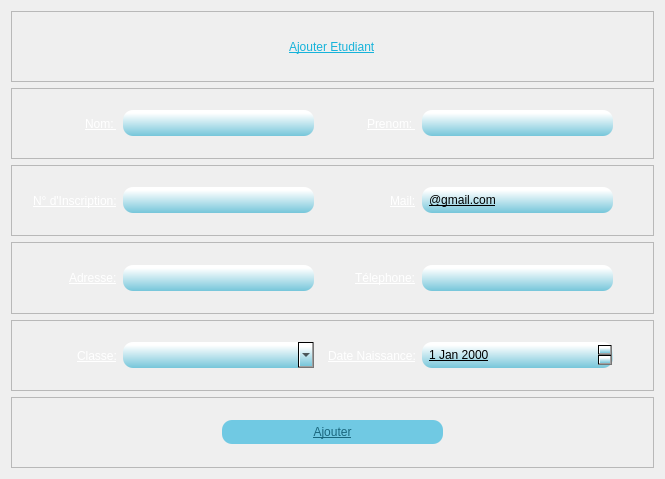
<?xml version="1.0" encoding="UTF-8"?>
<ui version="4.0">
 <class>Dialog</class>
 <widget class="QDialog" name="Dialog">
  <property name="geometry">
   <rect>
    <x>0</x>
    <y>0</y>
    <width>665</width>
    <height>479</height>
   </rect>
  </property>
  <property name="windowTitle">
   <string>Dialog</string>
  </property>
  <property name="styleSheet">
   <string notr="true">background-image: url(:/background/b.png);</string>
  </property>
  <layout class="QVBoxLayout" name="verticalLayout">
   <item>
    <widget class="QFrame" name="frame">
     <property name="frameShape">
      <enum>QFrame::StyledPanel</enum>
     </property>
     <property name="frameShadow">
      <enum>QFrame::Raised</enum>
     </property>
     <layout class="QVBoxLayout" name="verticalLayout_2">
      <item alignment="Qt::AlignHCenter">
       <widget class="QLabel" name="label">
        <property name="styleSheet">
         <string notr="true">font: 18pt &quot;Bauhaus 93&quot;;
text-decoration: underline;
color: qlineargradient(spread:pad, x1:1, y1:1, x2:1, y2:0.12, stop:0 rgba(22, 179, 218, 255), stop:1 rgba(255, 255, 255, 255));</string>
        </property>
        <property name="text">
         <string>Ajouter Etudiant</string>
        </property>
       </widget>
      </item>
     </layout>
    </widget>
   </item>
   <item>
    <widget class="QFrame" name="frame_4">
     <property name="frameShape">
      <enum>QFrame::StyledPanel</enum>
     </property>
     <property name="frameShadow">
      <enum>QFrame::Raised</enum>
     </property>
     <layout class="QHBoxLayout" name="horizontalLayout" stretch="1,2,1,2">
      <property name="leftMargin">
       <number>9</number>
      </property>
      <property name="rightMargin">
       <number>40</number>
      </property>
      <item alignment="Qt::AlignRight">
       <widget class="QLabel" name="label_2">
        <property name="styleSheet">
         <string notr="true">
font: 16pt &quot;Gloucester MT Extra Condensed&quot;;
color: rgb(255, 255, 255);
text-decoration: underline;</string>
        </property>
        <property name="text">
         <string>Nom: </string>
        </property>
       </widget>
      </item>
      <item>
       <widget class="QLineEdit" name="lineEdit">
        <property name="styleSheet">
         <string notr="true">font: bold 12px/25px Arial, sans-serif;  
border-radius: 10px;
color: rgb(0, 0, 0);

background-color: qlineargradient(spread:pad, x1:1, y1:1, x2:1, y2:0.12, stop:0 rgba(118, 198, 218, 255), stop:1 rgba(255, 255, 255, 255));

padding:5;
font: 11pt &quot;Malgun Gothic&quot;;
text-decoration: underline;</string>
        </property>
        <property name="maxLength">
         <number>10</number>
        </property>
       </widget>
      </item>
      <item alignment="Qt::AlignRight">
       <widget class="QLabel" name="label_3">
        <property name="styleSheet">
         <string notr="true">font: 16pt &quot;Gloucester MT Extra Condensed&quot;;
color: rgb(255, 255, 255);
text-decoration: underline;</string>
        </property>
        <property name="text">
         <string>Prenom: </string>
        </property>
       </widget>
      </item>
      <item>
       <widget class="QLineEdit" name="lineEdit_2">
        <property name="styleSheet">
         <string notr="true">font: bold 12px/25px Arial, sans-serif;  
border-radius: 10px;
color: rgb(0, 0, 0);

background-color: qlineargradient(spread:pad, x1:1, y1:1, x2:1, y2:0.12, stop:0 rgba(118, 198, 218, 255), stop:1 rgba(255, 255, 255, 255));

padding:5;
font: 11pt &quot;Malgun Gothic&quot;;
text-decoration: underline;</string>
        </property>
        <property name="maxLength">
         <number>10</number>
        </property>
       </widget>
      </item>
     </layout>
    </widget>
   </item>
   <item>
    <widget class="QFrame" name="frame_2">
     <property name="frameShape">
      <enum>QFrame::StyledPanel</enum>
     </property>
     <property name="frameShadow">
      <enum>QFrame::Raised</enum>
     </property>
     <layout class="QHBoxLayout" name="horizontalLayout_2" stretch="1,2,1,2">
      <property name="leftMargin">
       <number>9</number>
      </property>
      <property name="rightMargin">
       <number>40</number>
      </property>
      <item alignment="Qt::AlignRight">
       <widget class="QLabel" name="label_4">
        <property name="styleSheet">
         <string notr="true">font: 16pt &quot;Gloucester MT Extra Condensed&quot;;
color: rgb(255, 255, 255);
text-decoration: underline;</string>
        </property>
        <property name="text">
         <string>N° d'Inscription:</string>
        </property>
       </widget>
      </item>
      <item>
       <widget class="QLineEdit" name="lineEdit_3">
        <property name="styleSheet">
         <string notr="true">font: bold 12px/25px Arial, sans-serif;  
border-radius: 10px;
color: rgb(0, 0, 0);

background-color: qlineargradient(spread:pad, x1:1, y1:1, x2:1, y2:0.12, stop:0 rgba(118, 198, 218, 255), stop:1 rgba(255, 255, 255, 255));

padding:5;
font: 11pt &quot;Malgun Gothic&quot;;
text-decoration: underline;</string>
        </property>
        <property name="inputMask">
         <string/>
        </property>
        <property name="text">
         <string/>
        </property>
        <property name="maxLength">
         <number>8</number>
        </property>
        <property name="frame">
         <bool>true</bool>
        </property>
        <property name="cursorPosition">
         <number>0</number>
        </property>
        <property name="placeholderText">
         <string/>
        </property>
        <property name="clearButtonEnabled">
         <bool>true</bool>
        </property>
       </widget>
      </item>
      <item alignment="Qt::AlignRight">
       <widget class="QLabel" name="label_5">
        <property name="styleSheet">
         <string notr="true">font: 16pt &quot;Gloucester MT Extra Condensed&quot;;
color: rgb(255, 255, 255);
text-decoration: underline;</string>
        </property>
        <property name="text">
         <string>Mail:</string>
        </property>
       </widget>
      </item>
      <item>
       <widget class="QLineEdit" name="lineEdit_4">
        <property name="styleSheet">
         <string notr="true">font: bold 12px/25px Arial, sans-serif;  
border-radius: 10px;
color: rgb(0, 0, 0);

background-color: qlineargradient(spread:pad, x1:1, y1:1, x2:1, y2:0.12, stop:0 rgba(118, 198, 218, 255), stop:1 rgba(255, 255, 255, 255));

padding:5;
font: 11pt &quot;Malgun Gothic&quot;;
text-decoration: underline;</string>
        </property>
        <property name="text">
         <string>@gmail.com</string>
        </property>
        <property name="maxLength">
         <number>30</number>
        </property>
       </widget>
      </item>
     </layout>
    </widget>
   </item>
   <item>
    <widget class="QFrame" name="frame_5">
     <property name="frameShape">
      <enum>QFrame::StyledPanel</enum>
     </property>
     <property name="frameShadow">
      <enum>QFrame::Raised</enum>
     </property>
     <layout class="QHBoxLayout" name="horizontalLayout_3" stretch="1,2,1,2">
      <property name="leftMargin">
       <number>9</number>
      </property>
      <property name="rightMargin">
       <number>40</number>
      </property>
      <item alignment="Qt::AlignRight">
       <widget class="QLabel" name="label_6">
        <property name="styleSheet">
         <string notr="true">font: 16pt &quot;Gloucester MT Extra Condensed&quot;;
color: rgb(255, 255, 255);
text-decoration: underline;</string>
        </property>
        <property name="text">
         <string>Adresse:</string>
        </property>
       </widget>
      </item>
      <item>
       <widget class="QLineEdit" name="lineEdit_5">
        <property name="styleSheet">
         <string notr="true">font: bold 12px/25px Arial, sans-serif;  
border-radius: 10px;
color: rgb(0, 0, 0);

background-color: qlineargradient(spread:pad, x1:1, y1:1, x2:1, y2:0.12, stop:0 rgba(118, 198, 218, 255), stop:1 rgba(255, 255, 255, 255));

padding:5;
font: 11pt &quot;Malgun Gothic&quot;;
text-decoration: underline;</string>
        </property>
        <property name="maxLength">
         <number>20</number>
        </property>
       </widget>
      </item>
      <item alignment="Qt::AlignRight">
       <widget class="QLabel" name="label_7">
        <property name="styleSheet">
         <string notr="true">font: 16pt &quot;Gloucester MT Extra Condensed&quot;;
color: rgb(255, 255, 255);
text-decoration: underline;</string>
        </property>
        <property name="text">
         <string>Télephone:</string>
        </property>
       </widget>
      </item>
      <item>
       <widget class="QLineEdit" name="lineEdit_7">
        <property name="styleSheet">
         <string notr="true">font: bold 12px/25px Arial, sans-serif;  
border-radius: 10px;
color: rgb(0, 0, 0);

background-color: qlineargradient(spread:pad, x1:1, y1:1, x2:1, y2:0.12, stop:0 rgba(118, 198, 218, 255), stop:1 rgba(255, 255, 255, 255));

padding:5;
font: 11pt &quot;Malgun Gothic&quot;;
text-decoration: underline;</string>
        </property>
        <property name="inputMask">
         <string/>
        </property>
        <property name="maxLength">
         <number>8</number>
        </property>
       </widget>
      </item>
     </layout>
    </widget>
   </item>
   <item>
    <widget class="QFrame" name="frame_3">
     <property name="frameShape">
      <enum>QFrame::StyledPanel</enum>
     </property>
     <property name="frameShadow">
      <enum>QFrame::Raised</enum>
     </property>
     <layout class="QHBoxLayout" name="horizontalLayout_4" stretch="1,2,1,2">
      <property name="spacing">
       <number>6</number>
      </property>
      <property name="leftMargin">
       <number>9</number>
      </property>
      <property name="rightMargin">
       <number>40</number>
      </property>
      <property name="bottomMargin">
       <number>9</number>
      </property>
      <item alignment="Qt::AlignRight">
       <widget class="QLabel" name="label_10">
        <property name="styleSheet">
         <string notr="true">font: 16pt &quot;Gloucester MT Extra Condensed&quot;;
color: rgb(255, 255, 255);
text-decoration: underline;</string>
        </property>
        <property name="text">
         <string>Classe:</string>
        </property>
       </widget>
      </item>
      <item>
       <widget class="QComboBox" name="comboBox">
        <property name="styleSheet">
         <string notr="true">font: bold 12px/25px Arial, sans-serif;  
border-radius: 10px;
color: rgb(0, 0, 0);

background-color: qlineargradient(spread:pad, x1:1, y1:1, x2:1, y2:0.12, stop:0 rgba(118, 198, 218, 255), stop:1 rgba(255, 255, 255, 255));

padding:5;
font: 11pt &quot;Malgun Gothic&quot;;
text-decoration: underline;</string>
        </property>
        <item>
         <property name="text">
          <string/>
         </property>
        </item>
        <item>
         <property name="text">
          <string>CPI-1</string>
         </property>
        </item>
        <item>
         <property name="text">
          <string>CPI-2</string>
         </property>
        </item>
        <item>
         <property name="text">
          <string>ING-1-EL</string>
         </property>
        </item>
        <item>
         <property name="text">
          <string>ING-1-INFO</string>
         </property>
        </item>
        <item>
         <property name="text">
          <string>ING-2-EL</string>
         </property>
        </item>
        <item>
         <property name="text">
          <string>ING-3-EL</string>
         </property>
        </item>
        <item>
         <property name="text">
          <string>L1-EEA</string>
         </property>
        </item>
        <item>
         <property name="text">
          <string>L1-INFO</string>
         </property>
        </item>
        <item>
         <property name="text">
          <string>L1-MATH</string>
         </property>
        </item>
        <item>
         <property name="text">
          <string>L1-TIC</string>
         </property>
        </item>
        <item>
         <property name="text">
          <string>L2-INFO</string>
         </property>
        </item>
        <item>
         <property name="text">
          <string>L2-MATH</string>
         </property>
        </item>
        <item>
         <property name="text">
          <string>L2-TIC</string>
         </property>
        </item>
        <item>
         <property name="text">
          <string>L3-INFO</string>
         </property>
        </item>
        <item>
         <property name="text">
          <string>L3-MATH</string>
         </property>
        </item>
        <item>
         <property name="text">
          <string>L3-TIC</string>
         </property>
        </item>
        <item>
         <property name="text">
          <string>MP-1-GL</string>
         </property>
        </item>
        <item>
         <property name="text">
          <string>MP-1-III</string>
         </property>
        </item>
        <item>
         <property name="text">
          <string>MP-1-SD</string>
         </property>
        </item>
        <item>
         <property name="text">
          <string>MP-2-GL</string>
         </property>
        </item>
        <item>
         <property name="text">
          <string>MR-1-EL</string>
         </property>
        </item>
        <item>
         <property name="text">
          <string>MR-1-GL</string>
         </property>
        </item>
        <item>
         <property name="text">
          <string>MR-2-EL</string>
         </property>
        </item>
        <item>
         <property name="text">
          <string>MR-2-GL</string>
         </property>
        </item>
       </widget>
      </item>
      <item alignment="Qt::AlignRight">
       <widget class="QLabel" name="label_8">
        <property name="styleSheet">
         <string notr="true">font: 16pt &quot;Gloucester MT Extra Condensed&quot;;
color: rgb(255, 255, 255);
text-decoration: underline;</string>
        </property>
        <property name="text">
         <string>Date Naissance:</string>
        </property>
       </widget>
      </item>
      <item>
       <widget class="QDateEdit" name="dateEdit">
        <property name="styleSheet">
         <string notr="true">font: bold 12px/25px Arial, sans-serif;  
border-radius: 10px;
color: rgb(0, 0, 0);

background-color: qlineargradient(spread:pad, x1:1, y1:1, x2:1, y2:0.12, stop:0 rgba(118, 198, 218, 255), stop:1 rgba(255, 255, 255, 255));

padding:5;
font: 9pt &quot;Malgun Gothic&quot;;
text-decoration: underline;
</string>
        </property>
        <property name="showGroupSeparator" stdset="0">
         <bool>false</bool>
        </property>
        <property name="calendarPopup">
         <bool>false</bool>
        </property>
        <property name="currentSectionIndex">
         <number>0</number>
        </property>
       </widget>
      </item>
     </layout>
    </widget>
   </item>
   <item>
    <widget class="QFrame" name="frame_6">
     <property name="frameShape">
      <enum>QFrame::StyledPanel</enum>
     </property>
     <property name="frameShadow">
      <enum>QFrame::Raised</enum>
     </property>
     <layout class="QHBoxLayout" name="horizontalLayout_6">
      <property name="leftMargin">
       <number>200</number>
      </property>
      <property name="rightMargin">
       <number>200</number>
      </property>
      <item>
       <widget class="QPushButton" name="pushButton">
        <property name="cursor">
         <cursorShape>PointingHandCursor</cursorShape>
        </property>
        <property name="styleSheet">
         <string notr="true">  margin: 10px;
font: bold 12px/25px Arial, sans-serif;  
border-radius: 10px;
color: #19667d;

padding:5;
font: 14pt &quot;Impact&quot;;
text-decoration: underline;
background: #70c9e3;</string>
        </property>
        <property name="text">
         <string>Ajouter</string>
        </property>
       </widget>
      </item>
     </layout>
    </widget>
   </item>
  </layout>
 </widget>
 <resources>
  <include location="../../../images/test.qrc"/>
 </resources>
 <connections/>
</ui>
